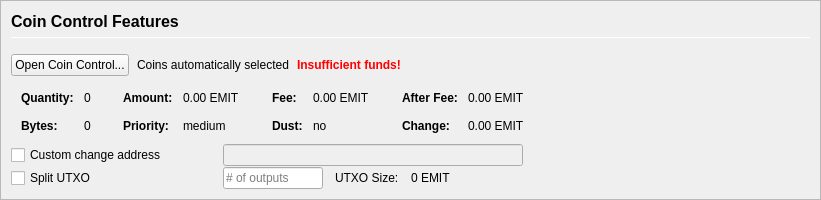
         <widget class="QFrame" name="frameCoinControl">
          <property name="sizePolicy">
           <sizepolicy hsizetype="Expanding" vsizetype="Expanding">
            <horstretch>0</horstretch>
            <verstretch>0</verstretch>
           </sizepolicy>
          </property>
          <property name="maximumSize">
           <size>
            <width>16777215</width>
            <height>16777215</height>
           </size>
          </property>
          <property name="frameShape">
           <enum>QFrame::StyledPanel</enum>
          </property>
          <property name="frameShadow">
           <enum>QFrame::Sunken</enum>
          </property>
          <layout class="QVBoxLayout" name="verticalLayoutCoinControl2">
           <property name="spacing">
            <number>0</number>
           </property>
           <property name="leftMargin">
            <number>0</number>
           </property>
           <property name="topMargin">
            <number>0</number>
           </property>
           <property name="rightMargin">
            <number>0</number>
           </property>
           <property name="bottomMargin">
            <number>0</number>
           </property>
           <item>
            <widget class="QFrame" name="frameCoinControl_BG">
             <layout class="QVBoxLayout" name="verticalLayoutCoinControl" stretch="0,0,0,0,0,0">
              <property name="spacing">
               <number>1</number>
              </property>
              <property name="leftMargin">
               <number>10</number>
              </property>
              <property name="topMargin">
               <number>10</number>
              </property>
              <item>
               <layout class="QHBoxLayout" name="horizontalLayoutCoinControl1">
                <property name="bottomMargin">
                 <number>15</number>
                </property>
                <item>
                 <layout class="QVBoxLayout" name="verticalLayout_3">
                  <property name="spacing">
                   <number>6</number>
                  </property>
                  <item>
                   <widget class="QLabel" name="labelCoinControlFeatures">
                    <property name="sizePolicy">
                     <sizepolicy hsizetype="Preferred" vsizetype="Maximum">
                      <horstretch>0</horstretch>
                      <verstretch>0</verstretch>
                     </sizepolicy>
                    </property>
                    <property name="minimumSize">
                     <size>
                      <width>0</width>
                      <height>20</height>
                     </size>
                    </property>
                    <property name="font">
                     <font>
                      <pointsize>12</pointsize>
                      <weight>75</weight>
                      <bold>true</bold>
                     </font>
                    </property>
                    <property name="styleSheet">
                     <string notr="true">font-weight:bold;</string>
                    </property>
                    <property name="text">
                     <string>Coin Control Features</string>
                    </property>
                   </widget>
                  </item>
                  <item>
                   <widget class="Line" name="line">
                    <property name="minimumSize">
                     <size>
                      <width>0</width>
                      <height>1</height>
                     </size>
                    </property>
                    <property name="maximumSize">
                     <size>
                      <width>16777215</width>
                      <height>1</height>
                     </size>
                    </property>
                    <property name="orientation">
                     <enum>Qt::Horizontal</enum>
                    </property>
                   </widget>
                  </item>
                 </layout>
                </item>
               </layout>
              </item>
              <item>
               <layout class="QHBoxLayout" name="horizontalLayoutCoinControl2" stretch="0,0,0,0">
                <property name="spacing">
                 <number>8</number>
                </property>
                <property name="bottomMargin">
                 <number>10</number>
                </property>
                <item>
                 <widget class="QPushButton" name="pushButtonCoinControl">
                  <property name="styleSheet">
                   <string notr="true"/>
                  </property>
                  <property name="text">
                   <string>Open Coin Control...</string>
                  </property>
                  <property name="autoDefault">
                   <bool>false</bool>
                  </property>
                 </widget>
                </item>
                <item>
                 <widget class="QLabel" name="labelCoinControlAutomaticallySelected">
                  <property name="text">
                   <string>Coins automatically selected</string>
                  </property>
                  <property name="margin">
                   <number>5</number>
                  </property>
                 </widget>
                </item>
                <item>
                 <widget class="QLabel" name="labelCoinControlInsuffFunds">
                  <property name="font">
                   <font>
                    <weight>75</weight>
                    <bold>true</bold>
                   </font>
                  </property>
                  <property name="styleSheet">
                   <string notr="true">color:red;font-weight:bold;</string>
                  </property>
                  <property name="text">
                   <string>Insufficient funds!</string>
                  </property>
                  <property name="margin">
                   <number>5</number>
                  </property>
                 </widget>
                </item>
                <item>
                 <spacer name="horizontalSpacerCoinControl">
                  <property name="orientation">
                   <enum>Qt::Horizontal</enum>
                  </property>
                  <property name="sizeHint" stdset="0">
                   <size>
                    <width>40</width>
                    <height>1</height>
                   </size>
                  </property>
                 </spacer>
                </item>
               </layout>
              </item>
              <item>
               <widget class="QWidget" name="widgetCoinControl" native="true">
                <property name="sizePolicy">
                 <sizepolicy hsizetype="Preferred" vsizetype="Preferred">
                  <horstretch>0</horstretch>
                  <verstretch>0</verstretch>
                 </sizepolicy>
                </property>
                <property name="minimumSize">
                 <size>
                  <width>0</width>
                  <height>0</height>
                 </size>
                </property>
                <property name="styleSheet">
                 <string notr="true"/>
                </property>
                <layout class="QHBoxLayout" name="horizontalLayoutCoinControl5">
                 <property name="leftMargin">
                  <number>0</number>
                 </property>
                 <property name="topMargin">
                  <number>0</number>
                 </property>
                 <property name="rightMargin">
                  <number>0</number>
                 </property>
                 <property name="bottomMargin">
                  <number>0</number>
                 </property>
                 <item>
                  <layout class="QHBoxLayout" name="horizontalLayoutCoinControl3" stretch="0,0,0,1">
                   <property name="spacing">
                    <number>20</number>
                   </property>
                   <property name="topMargin">
                    <number>0</number>
                   </property>
                   <property name="bottomMargin">
                    <number>10</number>
                   </property>
                   <item>
                    <layout class="QFormLayout" name="formLayoutCoinControl1">
                     <property name="horizontalSpacing">
                      <number>10</number>
                     </property>
                     <property name="verticalSpacing">
                      <number>14</number>
                     </property>
                     <property name="leftMargin">
                      <number>10</number>
                     </property>
                     <property name="topMargin">
                      <number>4</number>
                     </property>
                     <property name="rightMargin">
                      <number>6</number>
                     </property>
                     <item row="0" column="0">
                      <widget class="QLabel" name="labelCoinControlQuantityText">
                       <property name="font">
                        <font>
                         <weight>75</weight>
                         <bold>true</bold>
                        </font>
                       </property>
                       <property name="text">
                        <string>Quantity:</string>
                       </property>
                       <property name="margin">
                        <number>0</number>
                       </property>
                      </widget>
                     </item>
                     <item row="0" column="1">
                      <widget class="QLabel" name="labelCoinControlQuantity">
                       <property name="cursor">
                        <cursorShape>IBeamCursor</cursorShape>
                       </property>
                       <property name="contextMenuPolicy">
                        <enum>Qt::ActionsContextMenu</enum>
                       </property>
                       <property name="text">
                        <string notr="true">0</string>
                       </property>
                       <property name="margin">
                        <number>0</number>
                       </property>
                       <property name="textInteractionFlags">
                        <set>Qt::LinksAccessibleByMouse|Qt::TextSelectableByKeyboard|Qt::TextSelectableByMouse</set>
                       </property>
                      </widget>
                     </item>
                     <item row="1" column="0">
                      <widget class="QLabel" name="labelCoinControlBytesText">
                       <property name="font">
                        <font>
                         <weight>75</weight>
                         <bold>true</bold>
                        </font>
                       </property>
                       <property name="text">
                        <string>Bytes:</string>
                       </property>
                      </widget>
                     </item>
                     <item row="1" column="1">
                      <widget class="QLabel" name="labelCoinControlBytes">
                       <property name="cursor">
                        <cursorShape>IBeamCursor</cursorShape>
                       </property>
                       <property name="contextMenuPolicy">
                        <enum>Qt::ActionsContextMenu</enum>
                       </property>
                       <property name="text">
                        <string notr="true">0</string>
                       </property>
                       <property name="textInteractionFlags">
                        <set>Qt::LinksAccessibleByMouse|Qt::TextSelectableByKeyboard|Qt::TextSelectableByMouse</set>
                       </property>
                      </widget>
                     </item>
                    </layout>
                   </item>
                   <item>
                    <layout class="QFormLayout" name="formLayoutCoinControl2">
                     <property name="horizontalSpacing">
                      <number>10</number>
                     </property>
                     <property name="verticalSpacing">
                      <number>14</number>
                     </property>
                     <property name="leftMargin">
                      <number>6</number>
                     </property>
                     <property name="topMargin">
                      <number>4</number>
                     </property>
                     <property name="rightMargin">
                      <number>6</number>
                     </property>
                     <item row="0" column="0">
                      <widget class="QLabel" name="labelCoinControlAmountText">
                       <property name="font">
                        <font>
                         <weight>75</weight>
                         <bold>true</bold>
                        </font>
                       </property>
                       <property name="text">
                        <string>Amount:</string>
                       </property>
                       <property name="margin">
                        <number>0</number>
                       </property>
                      </widget>
                     </item>
                     <item row="0" column="1">
                      <widget class="QLabel" name="labelCoinControlAmount">
                       <property name="cursor">
                        <cursorShape>IBeamCursor</cursorShape>
                       </property>
                       <property name="contextMenuPolicy">
                        <enum>Qt::ActionsContextMenu</enum>
                       </property>
                       <property name="text">
                        <string notr="true">0.00 EMIT</string>
                       </property>
                       <property name="textInteractionFlags">
                        <set>Qt::LinksAccessibleByMouse|Qt::TextSelectableByKeyboard|Qt::TextSelectableByMouse</set>
                       </property>
                      </widget>
                     </item>
                     <item row="1" column="0">
                      <widget class="QLabel" name="labelCoinControlPriorityText">
                       <property name="font">
                        <font>
                         <weight>75</weight>
                         <bold>true</bold>
                        </font>
                       </property>
                       <property name="text">
                        <string>Priority:</string>
                       </property>
                      </widget>
                     </item>
                     <item row="1" column="1">
                      <widget class="QLabel" name="labelCoinControlPriority">
                       <property name="cursor">
                        <cursorShape>IBeamCursor</cursorShape>
                       </property>
                       <property name="contextMenuPolicy">
                        <enum>Qt::ActionsContextMenu</enum>
                       </property>
                       <property name="text">
                        <string>medium</string>
                       </property>
                       <property name="textInteractionFlags">
                        <set>Qt::LinksAccessibleByMouse|Qt::TextSelectableByKeyboard|Qt::TextSelectableByMouse</set>
                       </property>
                      </widget>
                     </item>
                    </layout>
                   </item>
                   <item>
                    <layout class="QFormLayout" name="formLayoutCoinControl3">
                     <property name="horizontalSpacing">
                      <number>10</number>
                     </property>
                     <property name="verticalSpacing">
                      <number>14</number>
                     </property>
                     <property name="leftMargin">
                      <number>6</number>
                     </property>
                     <property name="topMargin">
                      <number>4</number>
                     </property>
                     <property name="rightMargin">
                      <number>6</number>
                     </property>
                     <item row="0" column="0">
                      <widget class="QLabel" name="labelCoinControlFeeText">
                       <property name="font">
                        <font>
                         <weight>75</weight>
                         <bold>true</bold>
                        </font>
                       </property>
                       <property name="text">
                        <string>Fee:</string>
                       </property>
                       <property name="margin">
                        <number>0</number>
                       </property>
                      </widget>
                     </item>
                     <item row="0" column="1">
                      <widget class="QLabel" name="labelCoinControlFee">
                       <property name="cursor">
                        <cursorShape>IBeamCursor</cursorShape>
                       </property>
                       <property name="contextMenuPolicy">
                        <enum>Qt::ActionsContextMenu</enum>
                       </property>
                       <property name="text">
                        <string notr="true">0.00 EMIT</string>
                       </property>
                       <property name="textInteractionFlags">
                        <set>Qt::LinksAccessibleByMouse|Qt::TextSelectableByKeyboard|Qt::TextSelectableByMouse</set>
                       </property>
                      </widget>
                     </item>
                     <item row="1" column="0">
                      <widget class="QLabel" name="labelCoinControlLowOutputText">
                       <property name="font">
                        <font>
                         <weight>75</weight>
                         <bold>true</bold>
                        </font>
                       </property>
                       <property name="text">
                        <string>Dust:</string>
                       </property>
                      </widget>
                     </item>
                     <item row="1" column="1">
                      <widget class="QLabel" name="labelCoinControlLowOutput">
                       <property name="cursor">
                        <cursorShape>IBeamCursor</cursorShape>
                       </property>
                       <property name="contextMenuPolicy">
                        <enum>Qt::ActionsContextMenu</enum>
                       </property>
                       <property name="text">
                        <string>no</string>
                       </property>
                       <property name="textInteractionFlags">
                        <set>Qt::LinksAccessibleByMouse|Qt::TextSelectableByKeyboard|Qt::TextSelectableByMouse</set>
                       </property>
                      </widget>
                     </item>
                    </layout>
                   </item>
                   <item>
                    <layout class="QFormLayout" name="formLayoutCoinControl4">
                     <property name="horizontalSpacing">
                      <number>10</number>
                     </property>
                     <property name="verticalSpacing">
                      <number>14</number>
                     </property>
                     <property name="leftMargin">
                      <number>6</number>
                     </property>
                     <property name="topMargin">
                      <number>4</number>
                     </property>
                     <property name="rightMargin">
                      <number>6</number>
                     </property>
                     <item row="0" column="0">
                      <widget class="QLabel" name="labelCoinControlAfterFeeText">
                       <property name="font">
                        <font>
                         <weight>75</weight>
                         <bold>true</bold>
                        </font>
                       </property>
                       <property name="text">
                        <string>After Fee:</string>
                       </property>
                       <property name="margin">
                        <number>0</number>
                       </property>
                      </widget>
                     </item>
                     <item row="0" column="1">
                      <widget class="QLabel" name="labelCoinControlAfterFee">
                       <property name="cursor">
                        <cursorShape>IBeamCursor</cursorShape>
                       </property>
                       <property name="contextMenuPolicy">
                        <enum>Qt::ActionsContextMenu</enum>
                       </property>
                       <property name="text">
                        <string notr="true">0.00 EMIT</string>
                       </property>
                       <property name="textInteractionFlags">
                        <set>Qt::LinksAccessibleByMouse|Qt::TextSelectableByKeyboard|Qt::TextSelectableByMouse</set>
                       </property>
                      </widget>
                     </item>
                     <item row="1" column="0">
                      <widget class="QLabel" name="labelCoinControlChangeText">
                       <property name="font">
                        <font>
                         <weight>75</weight>
                         <bold>true</bold>
                        </font>
                       </property>
                       <property name="text">
                        <string>Change:</string>
                       </property>
                      </widget>
                     </item>
                     <item row="1" column="1">
                      <widget class="QLabel" name="labelCoinControlChange">
                       <property name="cursor">
                        <cursorShape>IBeamCursor</cursorShape>
                       </property>
                       <property name="contextMenuPolicy">
                        <enum>Qt::ActionsContextMenu</enum>
                       </property>
                       <property name="text">
                        <string notr="true">0.00 EMIT</string>
                       </property>
                       <property name="textInteractionFlags">
                        <set>Qt::LinksAccessibleByMouse|Qt::TextSelectableByKeyboard|Qt::TextSelectableByMouse</set>
                       </property>
                      </widget>
                     </item>
                    </layout>
                   </item>
                  </layout>
                 </item>
                </layout>
               </widget>
              </item>
              <item>
               <layout class="QHBoxLayout" name="horizontalLayoutCoinControl4">
                <property name="spacing">
                 <number>12</number>
                </property>
                <property name="sizeConstraint">
                 <enum>QLayout::SetDefaultConstraint</enum>
                </property>
                <property name="topMargin">
                 <number>0</number>
                </property>
                <property name="rightMargin">
                 <number>0</number>
                </property>
                <item>
                 <widget class="QCheckBox" name="checkBoxCoinControlChange">
                  <property name="sizePolicy">
                   <sizepolicy hsizetype="Preferred" vsizetype="Preferred">
                    <horstretch>0</horstretch>
                    <verstretch>0</verstretch>
                   </sizepolicy>
                  </property>
                  <property name="minimumSize">
                   <size>
                    <width>200</width>
                    <height>0</height>
                   </size>
                  </property>
                  <property name="maximumSize">
                   <size>
                    <width>200</width>
                    <height>16777215</height>
                   </size>
                  </property>
                  <property name="toolTip">
                   <string>If this is activated, but the change address is empty or invalid, change will be sent to a newly generated address.</string>
                  </property>
                  <property name="text">
                   <string>Custom change address</string>
                  </property>
                 </widget>
                </item>
                <item>
                 <widget class="QValidatedLineEdit" name="lineEditCoinControlChange">
                  <property name="enabled">
                   <bool>false</bool>
                  </property>
                  <property name="sizePolicy">
                   <sizepolicy hsizetype="Preferred" vsizetype="Preferred">
                    <horstretch>0</horstretch>
                    <verstretch>0</verstretch>
                   </sizepolicy>
                  </property>
                  <property name="minimumSize">
                   <size>
                    <width>300</width>
                    <height>0</height>
                   </size>
                  </property>
                 </widget>
                </item>
                <item>
                 <widget class="QLabel" name="labelCoinControlChangeLabel">
                  <property name="sizePolicy">
                   <sizepolicy hsizetype="Preferred" vsizetype="Preferred">
                    <horstretch>0</horstretch>
                    <verstretch>0</verstretch>
                   </sizepolicy>
                  </property>
                  <property name="minimumSize">
                   <size>
                    <width>100</width>
                    <height>0</height>
                   </size>
                  </property>
                  <property name="text">
                   <string/>
                  </property>
                  <property name="margin">
                   <number>3</number>
                  </property>
                 </widget>
                </item>
               </layout>
              </item>
              <item>
               <layout class="QHBoxLayout" name="horizontalLayoutCoinControl6">
                <property name="spacing">
                 <number>12</number>
                </property>
                <property name="rightMargin">
                 <number>0</number>
                </property>
                <item>
                 <widget class="QCheckBox" name="splitBlockCheckBox">
                  <property name="sizePolicy">
                   <sizepolicy hsizetype="Preferred" vsizetype="Preferred">
                    <horstretch>0</horstretch>
                    <verstretch>0</verstretch>
                   </sizepolicy>
                  </property>
                  <property name="minimumSize">
                   <size>
                    <width>200</width>
                    <height>0</height>
                   </size>
                  </property>
                  <property name="maximumSize">
                   <size>
                    <width>200</width>
                    <height>16777215</height>
                   </size>
                  </property>
                  <property name="text">
                   <string>Split UTXO</string>
                  </property>
                 </widget>
                </item>
                <item>
                 <widget class="QLineEdit" name="splitBlockLineEdit">
                  <property name="sizePolicy">
                   <sizepolicy hsizetype="Preferred" vsizetype="Preferred">
                    <horstretch>50</horstretch>
                    <verstretch>0</verstretch>
                   </sizepolicy>
                  </property>
                  <property name="minimumSize">
                   <size>
                    <width>100</width>
                    <height>0</height>
                   </size>
                  </property>
                  <property name="maximumSize">
                   <size>
                    <width>100</width>
                    <height>16777215</height>
                   </size>
                  </property>
                  <property name="placeholderText">
                   <string># of outputs</string>
                  </property>
                 </widget>
                </item>
                <item>
                 <widget class="QLabel" name="labelBlockSizeText">
                  <property name="text">
                   <string>UTXO Size:</string>
                  </property>
                 </widget>
                </item>
                <item>
                 <widget class="QLabel" name="labelBlockSize">
                  <property name="text">
                   <string>0 EMIT</string>
                  </property>
                 </widget>
                </item>
                <item>
                 <spacer name="horizontalSpacer_7">
                  <property name="orientation">
                   <enum>Qt::Horizontal</enum>
                  </property>
                  <property name="sizeHint" stdset="0">
                   <size>
                    <width>40</width>
                    <height>20</height>
                   </size>
                  </property>
                 </spacer>
                </item>
               </layout>
              </item>
              <item>
               <spacer name="verticalSpacerCoinControl">
                <property name="orientation">
                 <enum>Qt::Vertical</enum>
                </property>
                <property name="sizeHint" stdset="0">
                 <size>
                  <width>800</width>
                  <height>1</height>
                 </size>
                </property>
               </spacer>
              </item>
             </layout>
            </widget>
           </item>
          </layout>
         </widget>
